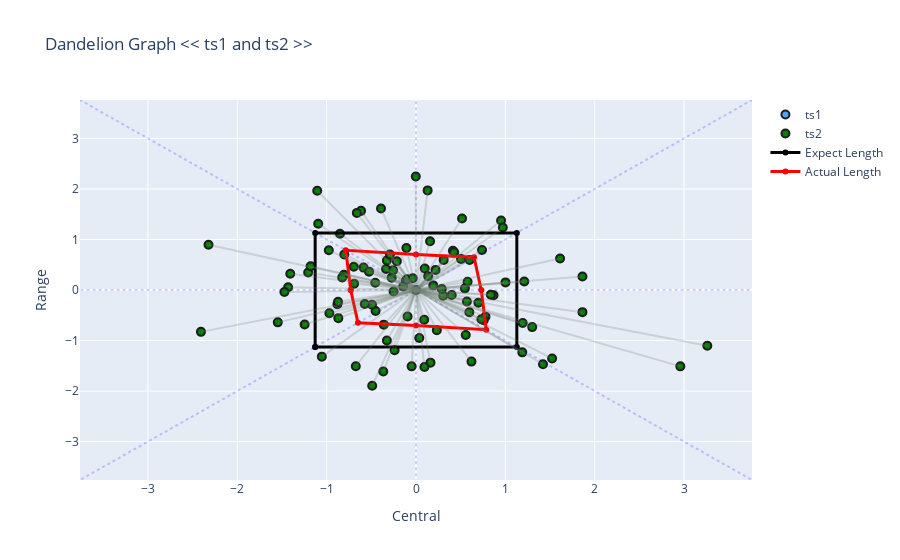

This figure's notebook cell:
### Code cell
dandelion(ts1, ts2, "ts1", "ts2")

### Figure 1 — Plotly figure (JSON) as saved in the notebook; plotly's stock layout.template omitted (floating-point values rounded to 4 significant figures)
{"data": [{"marker": {"color": "rgba(30,144,255,0.8)", "line": {"color": "rgb(28,28,28)", "width": 2}, "size": 8}, "mode": "markers", "name": "ts1", "type": "scatter", "x": [0], "y": [0]}, {"marker": {"color": "green", "line": {"color": "rgb(28,28,28)", "width": 2}, "size": 8}, "mode": "markers", "name": "ts2", "type": "scatter", "x": [-0.1431, -2.322, -0.9759, 1.863, -0.9693, 0.3098, 0.868, 0.7777, 0.4132, 1.189, 0.9521, 1.212, -0.8795, 0.1933, 0.6002, -0.09403, -0.4524, 0.5694, 0.6978, 0.4274, -0.587, -1.246, 3.26, -1.407, -0.2141, -1.431, -1.207, -0.2508, 0.1301, 0.5152, -0.6149, 0.758, -0.326, 1.194, 0.2189, 0.03667, -0.6738, -0.3351, 0.09203, -0.3608, -0.113, -0.8691, 0.1573, 1.3, 1.863, -0.456, -0.2919, -0.4903, -0.3257, 0.5473, -1.473, -0.4918, 0.5568, 1.421, -0.806, 1.523, 0.3044, -1.547, 0.9717, 0.7389, -0.6618, 0.162, 2.958, -1.105, -1.054, 0.5041, 0.0984, 0.8376, 0.732, -0.5733, 0.09458, -0.5257, -0.6965, -0.366, -0.2562, -0.101, -1.18, 0.5971, 0.3998, 1.612, -0.8024, -0.002394, -0.2392, 0.2887, -1.095, -0.0488, -0.851, -0.03645, -0.1075, -0.6922, -0.8726, -0.3917, 1.001, 0.6207, 0.1362, 0.5774, -2.407, -0.2722, 0.2332, -0.8261], "y": [0.06887, 0.8961, 0.7858, 0.2665, -0.4591, 0.5956, -0.1023, -0.5274, 0.775, -1.234, 1.375, 0.1685, -0.2827, 0.09127, 0.5923, -0.5242, -0.4164, -0.2272, -0.254, 0.7484, 0.4435, -0.6842, -1.104, 0.3208, 0.5688, 0.05418, 0.3464, -0.03, 1.971, 1.414, 1.567, -0.6, 0.5831, -0.6546, 0.3982, -0.9503, -1.509, 0.4168, -0.5882, -0.6857, 0.1874, -0.5567, 0.9656, -0.7345, -0.4383, 0.1431, 0.7003, -1.895, -0.9979, 0.03219, -0.03842, -0.2921, -0.8907, -1.468, 0.3013, -1.355, -0.1137, -0.6402, 1.237, 0.7925, 1.526, -1.438, -1.511, 1.965, -1.319, 0.6158, 0.4243, -0.09219, -0.5783, -0.2785, -1.525, 0.3633, 0.4605, -1.611, 0.3893, 0.2141, 0.4704, -0.44, -0.09864, 0.6221, 0.7038, 2.246, -1.194, 0.01876, 1.31, -1.511, 1.113, 0.234, 0.8325, 0.1225, -0.2344, 1.614, 0.1504, -1.417, 0.2724, 0.1625, -0.8285, 0.2443, -0.7971, 0.2466]}, {"line": {"color": "rgba(0,0,0,1)", "width": 3}, "mode": "lines+markers", "name": "Expect Length", "type": "scatter", "x": [-1.128, -1.128, 1.128, 1.128, -1.128], "y": [-1.128, 1.128, 1.128, -1.128, -1.128]}, {"line": {"color": "rgba(255,0,0,1)", "width": 3}, "mode": "lines+markers", "name": "Actual Length", "type": "scatter", "x": [-0.7303, -0.7859, 0, 0.6496, 0.7303, 0.7859, 0, -0.6496, -0.7303], "y": [0, 0.7859, 0.7025, 0.6496, 0, -0.7859, -0.7025, -0.6496, 0]}, {"line": {"color": "rgba(0,0,255,0.2)", "dash": "dot", "width": 2}, "mode": "lines", "showlegend": false, "type": "scatter", "x": [-13, 13], "y": [13, -13]}, {"line": {"color": "rgba(0,0,255,0.2)", "dash": "dot", "width": 2}, "mode": "lines", "showlegend": false, "type": "scatter", "x": [13, -13], "y": [13, -13]}, {"line": {"color": "rgba(0,0,255,0.2)", "dash": "dot", "width": 2}, "mode": "lines", "showlegend": false, "type": "scatter", "x": [13, -13], "y": [0, 0]}, {"line": {"color": "rgba(0,0,255,0.2)", "dash": "dot", "width": 2}, "mode": "lines", "showlegend": false, "type": "scatter", "x": [0, 0], "y": [13, -13]}], "layout": {"shapes": [{"line": {"color": "rgba(112,128,114,0.25)", "width": 2}, "type": "line", "x0": 0, "x1": -0.1431, "y0": 0, "y1": 0.06887}, {"line": {"color": "rgba(112,128,114,0.25)", "width": 2}, "type": "line", "x0": 0, "x1": -2.322, "y0": 0, "y1": 0.8961}, {"line": {"color": "rgba(112,128,114,0.25)", "width": 2}, "type": "line", "x0": 0, "x1": -0.9759, "y0": 0, "y1": 0.7858}, {"line": {"color": "rgba(112,128,114,0.25)", "width": 2}, "type": "line", "x0": 0, "x1": 1.863, "y0": 0, "y1": 0.2665}, {"line": {"color": "rgba(112,128,114,0.25)", "width": 2}, "type": "line", "x0": 0, "x1": -0.9693, "y0": 0, "y1": -0.4591}, {"line": {"color": "rgba(112,128,114,0.25)", "width": 2}, "type": "line", "x0": 0, "x1": 0.3098, "y0": 0, "y1": 0.5956}, {"line": {"color": "rgba(112,128,114,0.25)", "width": 2}, "type": "line", "x0": 0, "x1": 0.868, "y0": 0, "y1": -0.1023}, {"line": {"color": "rgba(112,128,114,0.25)", "width": 2}, "type": "line", "x0": 0, "x1": 0.7777, "y0": 0, "y1": -0.5274}, {"line": {"color": "rgba(112,128,114,0.25)", "width": 2}, "type": "line", "x0": 0, "x1": 0.4132, "y0": 0, "y1": 0.775}, {"line": {"color": "rgba(112,128,114,0.25)", "width": 2}, "type": "line", "x0": 0, "x1": 1.189, "y0": 0, "y1": -1.234}, {"line": {"color": "rgba(112,128,114,0.25)", "width": 2}, "type": "line", "x0": 0, "x1": 0.9521, "y0": 0, "y1": 1.375}, {"line": {"color": "rgba(112,128,114,0.25)", "width": 2}, "type": "line", "x0": 0, "x1": 1.212, "y0": 0, "y1": 0.1685}, {"line": {"color": "rgba(112,128,114,0.25)", "width": 2}, "type": "line", "x0": 0, "x1": -0.8795, "y0": 0, "y1": -0.2827}, {"line": {"color": "rgba(112,128,114,0.25)", "width": 2}, "type": "line", "x0": 0, "x1": 0.1933, "y0": 0, "y1": 0.09127}, {"line": {"color": "rgba(112,128,114,0.25)", "width": 2}, "type": "line", "x0": 0, "x1": 0.6002, "y0": 0, "y1": 0.5923}, {"line": {"color": "rgba(112,128,114,0.25)", "width": 2}, "type": "line", "x0": 0, "x1": -0.09403, "y0": 0, "y1": -0.5242}, {"line": {"color": "rgba(112,128,114,0.25)", "width": 2}, "type": "line", "x0": 0, "x1": -0.4524, "y0": 0, "y1": -0.4164}, {"line": {"color": "rgba(112,128,114,0.25)", "width": 2}, "type": "line", "x0": 0, "x1": 0.5694, "y0": 0, "y1": -0.2272}, {"line": {"color": "rgba(112,128,114,0.25)", "width": 2}, "type": "line", "x0": 0, "x1": 0.6978, "y0": 0, "y1": -0.254}, {"line": {"color": "rgba(112,128,114,0.25)", "width": 2}, "type": "line", "x0": 0, "x1": 0.4274, "y0": 0, "y1": 0.7484}, {"line": {"color": "rgba(112,128,114,0.25)", "width": 2}, "type": "line", "x0": 0, "x1": -0.587, "y0": 0, "y1": 0.4435}, {"line": {"color": "rgba(112,128,114,0.25)", "width": 2}, "type": "line", "x0": 0, "x1": -1.246, "y0": 0, "y1": -0.6842}, {"line": {"color": "rgba(112,128,114,0.25)", "width": 2}, "type": "line", "x0": 0, "x1": 3.26, "y0": 0, "y1": -1.104}, {"line": {"color": "rgba(112,128,114,0.25)", "width": 2}, "type": "line", "x0": 0, "x1": -1.407, "y0": 0, "y1": 0.3208}, {"line": {"color": "rgba(112,128,114,0.25)", "width": 2}, "type": "line", "x0": 0, "x1": -0.2141, "y0": 0, "y1": 0.5688}, {"line": {"color": "rgba(112,128,114,0.25)", "width": 2}, "type": "line", "x0": 0, "x1": -1.431, "y0": 0, "y1": 0.05418}, {"line": {"color": "rgba(112,128,114,0.25)", "width": 2}, "type": "line", "x0": 0, "x1": -1.207, "y0": 0, "y1": 0.3464}, {"line": {"color": "rgba(112,128,114,0.25)", "width": 2}, "type": "line", "x0": 0, "x1": -0.2508, "y0": 0, "y1": -0.03}, {"line": {"color": "rgba(112,128,114,0.25)", "width": 2}, "type": "line", "x0": 0, "x1": 0.1301, "y0": 0, "y1": 1.971}, {"line": {"color": "rgba(112,128,114,0.25)", "width": 2}, "type": "line", "x0": 0, "x1": 0.5152, "y0": 0, "y1": 1.414}, {"line": {"color": "rgba(112,128,114,0.25)", "width": 2}, "type": "line", "x0": 0, "x1": -0.6149, "y0": 0, "y1": 1.567}, {"line": {"color": "rgba(112,128,114,0.25)", "width": 2}, "type": "line", "x0": 0, "x1": 0.758, "y0": 0, "y1": -0.6}, {"line": {"color": "rgba(112,128,114,0.25)", "width": 2}, "type": "line", "x0": 0, "x1": -0.326, "y0": 0, "y1": 0.5831}, {"line": {"color": "rgba(112,128,114,0.25)", "width": 2}, "type": "line", "x0": 0, "x1": 1.194, "y0": 0, "y1": -0.6546}, {"line": {"color": "rgba(112,128,114,0.25)", "width": 2}, "type": "line", "x0": 0, "x1": 0.2189, "y0": 0, "y1": 0.3982}, {"line": {"color": "rgba(112,128,114,0.25)", "width": 2}, "type": "line", "x0": 0, "x1": 0.03667, "y0": 0, "y1": -0.9503}, {"line": {"color": "rgba(112,128,114,0.25)", "width": 2}, "type": "line", "x0": 0, "x1": -0.6738, "y0": 0, "y1": -1.509}, {"line": {"color": "rgba(112,128,114,0.25)", "width": 2}, "type": "line", "x0": 0, "x1": -0.3351, "y0": 0, "y1": 0.4168}, {"line": {"color": "rgba(112,128,114,0.25)", "width": 2}, "type": "line", "x0": 0, "x1": 0.09203, "y0": 0, "y1": -0.5882}, {"line": {"color": "rgba(112,128,114,0.25)", "width": 2}, "type": "line", "x0": 0, "x1": -0.3608, "y0": 0, "y1": -0.6857}, {"line": {"color": "rgba(112,128,114,0.25)", "width": 2}, "type": "line", "x0": 0, "x1": -0.113, "y0": 0, "y1": 0.1874}, {"line": {"color": "rgba(112,128,114,0.25)", "width": 2}, "type": "line", "x0": 0, "x1": -0.8691, "y0": 0, "y1": -0.5567}, {"line": {"color": "rgba(112,128,114,0.25)", "width": 2}, "type": "line", "x0": 0, "x1": 0.1573, "y0": 0, "y1": 0.9656}, {"line": {"color": "rgba(112,128,114,0.25)", "width": 2}, "type": "line", "x0": 0, "x1": 1.3, "y0": 0, "y1": -0.7345}, {"line": {"color": "rgba(112,128,114,0.25)", "width": 2}, "type": "line", "x0": 0, "x1": 1.863, "y0": 0, "y1": -0.4383}, {"line": {"color": "rgba(112,128,114,0.25)", "width": 2}, "type": "line", "x0": 0, "x1": -0.456, "y0": 0, "y1": 0.1431}, {"line": {"color": "rgba(112,128,114,0.25)", "width": 2}, "type": "line", "x0": 0, "x1": -0.2919, "y0": 0, "y1": 0.7003}, {"line": {"color": "rgba(112,128,114,0.25)", "width": 2}, "type": "line", "x0": 0, "x1": -0.4903, "y0": 0, "y1": -1.895}, {"line": {"color": "rgba(112,128,114,0.25)", "width": 2}, "type": "line", "x0": 0, "x1": -0.3257, "y0": 0, "y1": -0.9979}, {"line": {"color": "rgba(112,128,114,0.25)", "width": 2}, "type": "line", "x0": 0, "x1": 0.5473, "y0": 0, "y1": 0.03219}, {"line": {"color": "rgba(112,128,114,0.25)", "width": 2}, "type": "line", "x0": 0, "x1": -1.473, "y0": 0, "y1": -0.03842}, {"line": {"color": "rgba(112,128,114,0.25)", "width": 2}, "type": "line", "x0": 0, "x1": -0.4918, "y0": 0, "y1": -0.2921}, {"line": {"color": "rgba(112,128,114,0.25)", "width": 2}, "type": "line", "x0": 0, "x1": 0.5568, "y0": 0, "y1": -0.8907}, {"line": {"color": "rgba(112,128,114,0.25)", "width": 2}, "type": "line", "x0": 0, "x1": 1.421, "y0": 0, "y1": -1.468}, {"line": {"color": "rgba(112,128,114,0.25)", "width": 2}, "type": "line", "x0": 0, "x1": -0.806, "y0": 0, "y1": 0.3013}, {"line": {"color": "rgba(112,128,114,0.25)", "width": 2}, "type": "line", "x0": 0, "x1": 1.523, "y0": 0, "y1": -1.355}, {"line": {"color": "rgba(112,128,114,0.25)", "width": 2}, "type": "line", "x0": 0, "x1": 0.3044, "y0": 0, "y1": -0.1137}, {"line": {"color": "rgba(112,128,114,0.25)", "width": 2}, "type": "line", "x0": 0, "x1": -1.547, "y0": 0, "y1": -0.6402}, {"line": {"color": "rgba(112,128,114,0.25)", "width": 2}, "type": "line", "x0": 0, "x1": 0.9717, "y0": 0, "y1": 1.237}, {"line": {"color": "rgba(112,128,114,0.25)", "width": 2}, "type": "line", "x0": 0, "x1": 0.7389, "y0": 0, "y1": 0.7925}, {"line": {"color": "rgba(112,128,114,0.25)", "width": 2}, "type": "line", "x0": 0, "x1": -0.6618, "y0": 0, "y1": 1.526}, {"line": {"color": "rgba(112,128,114,0.25)", "width": 2}, "type": "line", "x0": 0, "x1": 0.162, "y0": 0, "y1": -1.438}, {"line": {"color": "rgba(112,128,114,0.25)", "width": 2}, "type": "line", "x0": 0, "x1": 2.958, "y0": 0, "y1": -1.511}, {"line": {"color": "rgba(112,128,114,0.25)", "width": 2}, "type": "line", "x0": 0, "x1": -1.105, "y0": 0, "y1": 1.965}, {"line": {"color": "rgba(112,128,114,0.25)", "width": 2}, "type": "line", "x0": 0, "x1": -1.054, "y0": 0, "y1": -1.319}, {"line": {"color": "rgba(112,128,114,0.25)", "width": 2}, "type": "line", "x0": 0, "x1": 0.5041, "y0": 0, "y1": 0.6158}, {"line": {"color": "rgba(112,128,114,0.25)", "width": 2}, "type": "line", "x0": 0, "x1": 0.0984, "y0": 0, "y1": 0.4243}, {"line": {"color": "rgba(112,128,114,0.25)", "width": 2}, "type": "line", "x0": 0, "x1": 0.8376, "y0": 0, "y1": -0.09219}, {"line": {"color": "rgba(112,128,114,0.25)", "width": 2}, "type": "line", "x0": 0, "x1": 0.732, "y0": 0, "y1": -0.5783}, {"line": {"color": "rgba(112,128,114,0.25)", "width": 2}, "type": "line", "x0": 0, "x1": -0.5733, "y0": 0, "y1": -0.2785}, {"line": {"color": "rgba(112,128,114,0.25)", "width": 2}, "type": "line", "x0": 0, "x1": 0.09458, "y0": 0, "y1": -1.525}, {"line": {"color": "rgba(112,128,114,0.25)", "width": 2}, "type": "line", "x0": 0, "x1": -0.5257, "y0": 0, "y1": 0.3633}, {"line": {"color": "rgba(112,128,114,0.25)", "width": 2}, "type": "line", "x0": 0, "x1": -0.6965, "y0": 0, "y1": 0.4605}, {"line": {"color": "rgba(112,128,114,0.25)", "width": 2}, "type": "line", "x0": 0, "x1": -0.366, "y0": 0, "y1": -1.611}, {"line": {"color": "rgba(112,128,114,0.25)", "width": 2}, "type": "line", "x0": 0, "x1": -0.2562, "y0": 0, "y1": 0.3893}, {"line": {"color": "rgba(112,128,114,0.25)", "width": 2}, "type": "line", "x0": 0, "x1": -0.101, "y0": 0, "y1": 0.2141}, {"line": {"color": "rgba(112,128,114,0.25)", "width": 2}, "type": "line", "x0": 0, "x1": -1.18, "y0": 0, "y1": 0.4704}, {"line": {"color": "rgba(112,128,114,0.25)", "width": 2}, "type": "line", "x0": 0, "x1": 0.5971, "y0": 0, "y1": -0.44}, {"line": {"color": "rgba(112,128,114,0.25)", "width": 2}, "type": "line", "x0": 0, "x1": 0.3998, "y0": 0, "y1": -0.09864}, {"line": {"color": "rgba(112,128,114,0.25)", "width": 2}, "type": "line", "x0": 0, "x1": 1.612, "y0": 0, "y1": 0.6221}, {"line": {"color": "rgba(112,128,114,0.25)", "width": 2}, "type": "line", "x0": 0, "x1": -0.8024, "y0": 0, "y1": 0.7038}, {"line": {"color": "rgba(112,128,114,0.25)", "width": 2}, "type": "line", "x0": 0, "x1": -0.002394, "y0": 0, "y1": 2.246}, {"line": {"color": "rgba(112,128,114,0.25)", "width": 2}, "type": "line", "x0": 0, "x1": -0.2392, "y0": 0, "y1": -1.194}, {"line": {"color": "rgba(112,128,114,0.25)", "width": 2}, "type": "line", "x0": 0, "x1": 0.2887, "y0": 0, "y1": 0.01876}, {"line": {"color": "rgba(112,128,114,0.25)", "width": 2}, "type": "line", "x0": 0, "x1": -1.095, "y0": 0, "y1": 1.31}, {"line": {"color": "rgba(112,128,114,0.25)", "width": 2}, "type": "line", "x0": 0, "x1": -0.0488, "y0": 0, "y1": -1.511}, {"line": {"color": "rgba(112,128,114,0.25)", "width": 2}, "type": "line", "x0": 0, "x1": -0.851, "y0": 0, "y1": 1.113}, {"line": {"color": "rgba(112,128,114,0.25)", "width": 2}, "type": "line", "x0": 0, "x1": -0.03645, "y0": 0, "y1": 0.234}, {"line": {"color": "rgba(112,128,114,0.25)", "width": 2}, "type": "line", "x0": 0, "x1": -0.1075, "y0": 0, "y1": 0.8325}, {"line": {"color": "rgba(112,128,114,0.25)", "width": 2}, "type": "line", "x0": 0, "x1": -0.6922, "y0": 0, "y1": 0.1225}, {"line": {"color": "rgba(112,128,114,0.25)", "width": 2}, "type": "line", "x0": 0, "x1": -0.8726, "y0": 0, "y1": -0.2344}, {"line": {"color": "rgba(112,128,114,0.25)", "width": 2}, "type": "line", "x0": 0, "x1": -0.3917, "y0": 0, "y1": 1.614}, {"line": {"color": "rgba(112,128,114,0.25)", "width": 2}, "type": "line", "x0": 0, "x1": 1.001, "y0": 0, "y1": 0.1504}, {"line": {"color": "rgba(112,128,114,0.25)", "width": 2}, "type": "line", "x0": 0, "x1": 0.6207, "y0": 0, "y1": -1.417}, {"line": {"color": "rgba(112,128,114,0.25)", "width": 2}, "type": "line", "x0": 0, "x1": 0.1362, "y0": 0, "y1": 0.2724}, {"line": {"color": "rgba(112,128,114,0.25)", "width": 2}, "type": "line", "x0": 0, "x1": 0.5774, "y0": 0, "y1": 0.1625}, {"line": {"color": "rgba(112,128,114,0.25)", "width": 2}, "type": "line", "x0": 0, "x1": -2.407, "y0": 0, "y1": -0.8285}, {"line": {"color": "rgba(112,128,114,0.25)", "width": 2}, "type": "line", "x0": 0, "x1": -0.2722, "y0": 0, "y1": 0.2443}, {"line": {"color": "rgba(112,128,114,0.25)", "width": 2}, "type": "line", "x0": 0, "x1": 0.2332, "y0": 0, "y1": -0.7971}, {"line": {"color": "rgba(112,128,114,0.25)", "width": 2}, "type": "line", "x0": 0, "x1": -0.8261, "y0": 0, "y1": 0.2466}], "title": {"text": "Dandelion Graph << ts1 and ts2 >>"}, "xaxis": {"range": [-3.76, 3.76], "title": {"text": "Central"}}, "yaxis": {"range": [-3.76, 3.76], "title": {"text": "Range"}}}}
